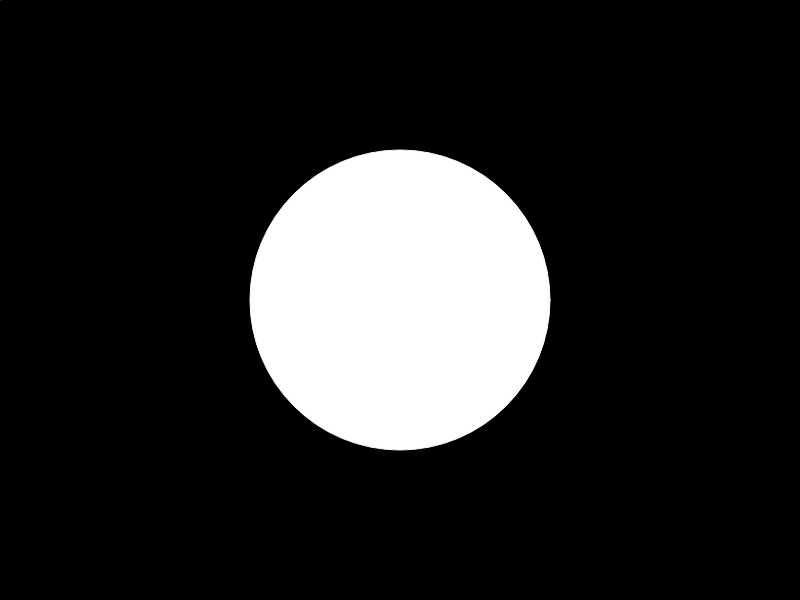
Frame 1 (no input)
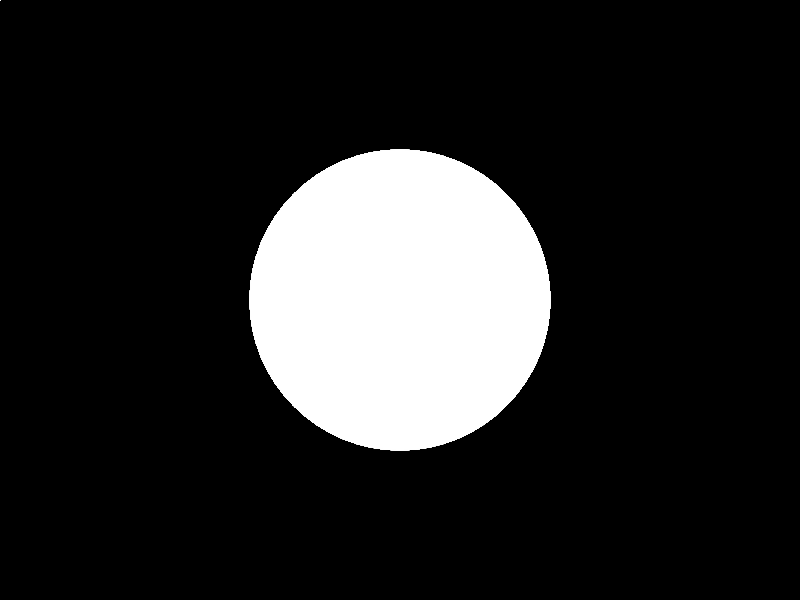
Frame 60 (no input)
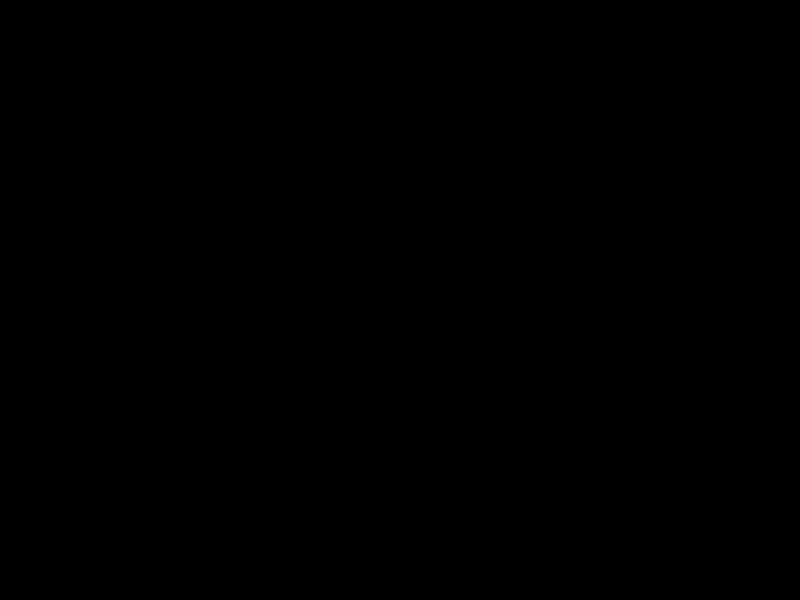
Frame 120 (the mouse pressed at the canvas centre since frame 60)

The p5.js sketch that drew these frames (run headless with seeded random() and noise() and a simulated clock; from frame 60 on, the mouse is pressed at the canvas centre):

// p5.js sketch
// ── sketch.js
function setup() {
    createCanvas(800, 600);
    background(0);
    stroke(255);
}

function draw() {
    ellipse(width / 2, height / 2, 300, 300);
    line(pmouseX, pmouseY, mouseX, mouseY);
    //  background(0);  
    //  rectMode(CENTER);
    //  rect(mouseX, mouseY, 100, 100);
    if (mouseIsPressed) {
        background(0);
        strokeWeight(random(15));
        stroke(random(255), random(255), random(255));
    }
}
